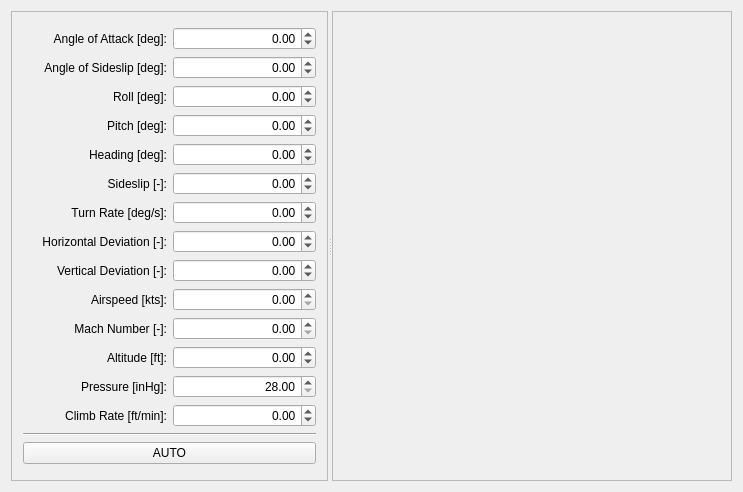
<?xml version="1.0" encoding="UTF-8"?>
<ui version="4.0">
 <class>MainWindow</class>
 <widget class="QMainWindow" name="MainWindow">
  <property name="geometry">
   <rect>
    <x>0</x>
    <y>0</y>
    <width>743</width>
    <height>492</height>
   </rect>
  </property>
  <property name="windowTitle">
   <string>QFlightInstruments Example</string>
  </property>
  <widget class="QWidget" name="centralWidget">
   <layout class="QGridLayout" name="gridLayout_5">
    <item row="0" column="0">
     <widget class="QSplitter" name="splitter">
      <property name="orientation">
       <enum>Qt::Horizontal</enum>
      </property>
      <widget class="QFrame" name="frame">
       <property name="sizePolicy">
        <sizepolicy hsizetype="Minimum" vsizetype="Preferred">
         <horstretch>0</horstretch>
         <verstretch>0</verstretch>
        </sizepolicy>
       </property>
       <property name="frameShape">
        <enum>QFrame::StyledPanel</enum>
       </property>
       <property name="frameShadow">
        <enum>QFrame::Raised</enum>
       </property>
       <layout class="QGridLayout" name="gridLayout_3">
        <item row="0" column="0">
         <layout class="QGridLayout" name="gridLayout">
          <item row="2" column="1">
           <widget class="QDoubleSpinBox" name="spinBoxRoll">
            <property name="alignment">
             <set>Qt::AlignRight|Qt::AlignTrailing|Qt::AlignVCenter</set>
            </property>
            <property name="minimum">
             <double>-180.000000000000000</double>
            </property>
            <property name="maximum">
             <double>180.000000000000000</double>
            </property>
           </widget>
          </item>
          <item row="10" column="1">
           <widget class="QDoubleSpinBox" name="spinBoxMach">
            <property name="alignment">
             <set>Qt::AlignRight|Qt::AlignTrailing|Qt::AlignVCenter</set>
            </property>
            <property name="maximum">
             <double>20.000000000000000</double>
            </property>
           </widget>
          </item>
          <item row="8" column="0">
           <widget class="QLabel" name="label_7">
            <property name="text">
             <string>Vertical Deviation [-]:</string>
            </property>
            <property name="alignment">
             <set>Qt::AlignRight|Qt::AlignTrailing|Qt::AlignVCenter</set>
            </property>
            <property name="buddy">
             <cstring>spinBoxDevV</cstring>
            </property>
           </widget>
          </item>
          <item row="9" column="0">
           <widget class="QLabel" name="label_8">
            <property name="text">
             <string>Airspeed [kts]:</string>
            </property>
            <property name="alignment">
             <set>Qt::AlignRight|Qt::AlignTrailing|Qt::AlignVCenter</set>
            </property>
            <property name="buddy">
             <cstring>spinBoxSpeed</cstring>
            </property>
           </widget>
          </item>
          <item row="5" column="1">
           <widget class="QDoubleSpinBox" name="spinBoxSlip">
            <property name="alignment">
             <set>Qt::AlignRight|Qt::AlignTrailing|Qt::AlignVCenter</set>
            </property>
            <property name="minimum">
             <double>-1.000000000000000</double>
            </property>
            <property name="maximum">
             <double>1.000000000000000</double>
            </property>
            <property name="singleStep">
             <double>0.050000000000000</double>
            </property>
           </widget>
          </item>
          <item row="14" column="0" colspan="2">
           <widget class="Line" name="line">
            <property name="orientation">
             <enum>Qt::Horizontal</enum>
            </property>
           </widget>
          </item>
          <item row="11" column="1">
           <widget class="QDoubleSpinBox" name="spinBoxAlt">
            <property name="alignment">
             <set>Qt::AlignRight|Qt::AlignTrailing|Qt::AlignVCenter</set>
            </property>
            <property name="minimum">
             <double>-1000.000000000000000</double>
            </property>
            <property name="maximum">
             <double>99999.000000000000000</double>
            </property>
            <property name="singleStep">
             <double>10.000000000000000</double>
            </property>
           </widget>
          </item>
          <item row="5" column="0">
           <widget class="QLabel" name="label_4">
            <property name="text">
             <string>Sideslip [-]:</string>
            </property>
            <property name="alignment">
             <set>Qt::AlignRight|Qt::AlignTrailing|Qt::AlignVCenter</set>
            </property>
            <property name="buddy">
             <cstring>spinBoxSlip</cstring>
            </property>
           </widget>
          </item>
          <item row="1" column="1">
           <widget class="QDoubleSpinBox" name="spinBoxBeta">
            <property name="alignment">
             <set>Qt::AlignRight|Qt::AlignTrailing|Qt::AlignVCenter</set>
            </property>
            <property name="minimum">
             <double>-15.000000000000000</double>
            </property>
            <property name="maximum">
             <double>15.000000000000000</double>
            </property>
           </widget>
          </item>
          <item row="9" column="1">
           <widget class="QDoubleSpinBox" name="spinBoxSpeed">
            <property name="alignment">
             <set>Qt::AlignRight|Qt::AlignTrailing|Qt::AlignVCenter</set>
            </property>
            <property name="maximum">
             <double>9999.000000000000000</double>
            </property>
           </widget>
          </item>
          <item row="13" column="0">
           <widget class="QLabel" name="label_10">
            <property name="text">
             <string>Climb Rate [ft/min]:</string>
            </property>
            <property name="alignment">
             <set>Qt::AlignRight|Qt::AlignTrailing|Qt::AlignVCenter</set>
            </property>
            <property name="buddy">
             <cstring>spinBoxClimb</cstring>
            </property>
           </widget>
          </item>
          <item row="0" column="1">
           <widget class="QDoubleSpinBox" name="spinBoxAlpha">
            <property name="alignment">
             <set>Qt::AlignRight|Qt::AlignTrailing|Qt::AlignVCenter</set>
            </property>
            <property name="minimum">
             <double>-20.000000000000000</double>
            </property>
            <property name="maximum">
             <double>20.000000000000000</double>
            </property>
           </widget>
          </item>
          <item row="11" column="0">
           <widget class="QLabel" name="label_9">
            <property name="text">
             <string>Altitude [ft]:</string>
            </property>
            <property name="alignment">
             <set>Qt::AlignRight|Qt::AlignTrailing|Qt::AlignVCenter</set>
            </property>
            <property name="buddy">
             <cstring>spinBoxAlt</cstring>
            </property>
           </widget>
          </item>
          <item row="12" column="1">
           <widget class="QDoubleSpinBox" name="spinBoxPress">
            <property name="alignment">
             <set>Qt::AlignRight|Qt::AlignTrailing|Qt::AlignVCenter</set>
            </property>
            <property name="minimum">
             <double>28.000000000000000</double>
            </property>
            <property name="maximum">
             <double>31.500000000000000</double>
            </property>
           </widget>
          </item>
          <item row="3" column="1">
           <widget class="QDoubleSpinBox" name="spinBoxPitch">
            <property name="alignment">
             <set>Qt::AlignRight|Qt::AlignTrailing|Qt::AlignVCenter</set>
            </property>
            <property name="minimum">
             <double>-90.000000000000000</double>
            </property>
            <property name="maximum">
             <double>90.000000000000000</double>
            </property>
           </widget>
          </item>
          <item row="6" column="1">
           <widget class="QDoubleSpinBox" name="spinBoxTurn">
            <property name="alignment">
             <set>Qt::AlignRight|Qt::AlignTrailing|Qt::AlignVCenter</set>
            </property>
            <property name="minimum">
             <double>-7.000000000000000</double>
            </property>
            <property name="maximum">
             <double>7.000000000000000</double>
            </property>
            <property name="singleStep">
             <double>0.100000000000000</double>
            </property>
           </widget>
          </item>
          <item row="4" column="0">
           <widget class="QLabel" name="label_3">
            <property name="text">
             <string>Heading [deg]:</string>
            </property>
            <property name="alignment">
             <set>Qt::AlignRight|Qt::AlignTrailing|Qt::AlignVCenter</set>
            </property>
            <property name="buddy">
             <cstring>spinBoxHead</cstring>
            </property>
           </widget>
          </item>
          <item row="13" column="1">
           <widget class="QDoubleSpinBox" name="spinBoxClimb">
            <property name="alignment">
             <set>Qt::AlignRight|Qt::AlignTrailing|Qt::AlignVCenter</set>
            </property>
            <property name="minimum">
             <double>-650.000000000000000</double>
            </property>
            <property name="maximum">
             <double>650.000000000000000</double>
            </property>
            <property name="singleStep">
             <double>5.000000000000000</double>
            </property>
           </widget>
          </item>
          <item row="1" column="0">
           <widget class="QLabel" name="label_14">
            <property name="text">
             <string>Angle of Sideslip [deg]:</string>
            </property>
            <property name="alignment">
             <set>Qt::AlignRight|Qt::AlignTrailing|Qt::AlignVCenter</set>
            </property>
           </widget>
          </item>
          <item row="8" column="1">
           <widget class="QDoubleSpinBox" name="spinBoxDevV">
            <property name="alignment">
             <set>Qt::AlignRight|Qt::AlignTrailing|Qt::AlignVCenter</set>
            </property>
            <property name="minimum">
             <double>-1.000000000000000</double>
            </property>
            <property name="maximum">
             <double>1.000000000000000</double>
            </property>
            <property name="singleStep">
             <double>0.050000000000000</double>
            </property>
           </widget>
          </item>
          <item row="3" column="0">
           <widget class="QLabel" name="label_2">
            <property name="text">
             <string>Pitch [deg]:</string>
            </property>
            <property name="alignment">
             <set>Qt::AlignRight|Qt::AlignTrailing|Qt::AlignVCenter</set>
            </property>
            <property name="buddy">
             <cstring>spinBoxPitch</cstring>
            </property>
           </widget>
          </item>
          <item row="4" column="1">
           <widget class="QDoubleSpinBox" name="spinBoxHead">
            <property name="alignment">
             <set>Qt::AlignRight|Qt::AlignTrailing|Qt::AlignVCenter</set>
            </property>
            <property name="minimum">
             <double>-360.000000000000000</double>
            </property>
            <property name="maximum">
             <double>360.000000000000000</double>
            </property>
           </widget>
          </item>
          <item row="15" column="0" colspan="2">
           <widget class="QPushButton" name="pushButtonAuto">
            <property name="text">
             <string>AUTO</string>
            </property>
            <property name="checkable">
             <bool>true</bool>
            </property>
           </widget>
          </item>
          <item row="0" column="0">
           <widget class="QLabel" name="label_13">
            <property name="text">
             <string>Angle of Attack [deg]:</string>
            </property>
            <property name="alignment">
             <set>Qt::AlignRight|Qt::AlignTrailing|Qt::AlignVCenter</set>
            </property>
           </widget>
          </item>
          <item row="10" column="0">
           <widget class="QLabel" name="label_11">
            <property name="text">
             <string>Mach Number [-]:</string>
            </property>
            <property name="alignment">
             <set>Qt::AlignRight|Qt::AlignTrailing|Qt::AlignVCenter</set>
            </property>
            <property name="buddy">
             <cstring>spinBoxMach</cstring>
            </property>
           </widget>
          </item>
          <item row="12" column="0">
           <widget class="QLabel" name="label_12">
            <property name="text">
             <string>Pressure [inHg]:</string>
            </property>
            <property name="alignment">
             <set>Qt::AlignRight|Qt::AlignTrailing|Qt::AlignVCenter</set>
            </property>
            <property name="buddy">
             <cstring>spinBoxPress</cstring>
            </property>
           </widget>
          </item>
          <item row="2" column="0">
           <widget class="QLabel" name="label">
            <property name="text">
             <string>Roll [deg]:</string>
            </property>
            <property name="alignment">
             <set>Qt::AlignRight|Qt::AlignTrailing|Qt::AlignVCenter</set>
            </property>
            <property name="buddy">
             <cstring>spinBoxRoll</cstring>
            </property>
           </widget>
          </item>
          <item row="7" column="0">
           <widget class="QLabel" name="label_6">
            <property name="text">
             <string>Horizontal Deviation [-]:</string>
            </property>
            <property name="alignment">
             <set>Qt::AlignRight|Qt::AlignTrailing|Qt::AlignVCenter</set>
            </property>
            <property name="buddy">
             <cstring>spinBoxDevH</cstring>
            </property>
           </widget>
          </item>
          <item row="6" column="0">
           <widget class="QLabel" name="label_5">
            <property name="text">
             <string>Turn Rate [deg/s]:</string>
            </property>
            <property name="alignment">
             <set>Qt::AlignRight|Qt::AlignTrailing|Qt::AlignVCenter</set>
            </property>
            <property name="buddy">
             <cstring>spinBoxTurn</cstring>
            </property>
           </widget>
          </item>
          <item row="7" column="1">
           <widget class="QDoubleSpinBox" name="spinBoxDevH">
            <property name="alignment">
             <set>Qt::AlignRight|Qt::AlignTrailing|Qt::AlignVCenter</set>
            </property>
            <property name="minimum">
             <double>-1.000000000000000</double>
            </property>
            <property name="maximum">
             <double>1.000000000000000</double>
            </property>
            <property name="singleStep">
             <double>0.050000000000000</double>
            </property>
           </widget>
          </item>
         </layout>
        </item>
       </layout>
      </widget>
      <widget class="QFrame" name="frame_2">
       <property name="minimumSize">
        <size>
         <width>400</width>
         <height>0</height>
        </size>
       </property>
       <property name="frameShape">
        <enum>QFrame::StyledPanel</enum>
       </property>
       <property name="frameShadow">
        <enum>QFrame::Raised</enum>
       </property>
       <layout class="QGridLayout" name="gridLayout_4">
        <item row="0" column="0">
         <layout class="QGridLayout" name="gridLayout_2">
          <item row="0" column="0">
           <widget class="WidgetPFD" name="widgetPFD" native="true">
            <property name="sizePolicy">
             <sizepolicy hsizetype="Preferred" vsizetype="Preferred">
              <horstretch>2</horstretch>
              <verstretch>0</verstretch>
             </sizepolicy>
            </property>
           </widget>
          </item>
         </layout>
        </item>
       </layout>
      </widget>
     </widget>
    </item>
   </layout>
  </widget>
 </widget>
 <layoutdefault spacing="6" margin="11"/>
 <customwidgets>
  <customwidget>
   <class>WidgetPFD</class>
   <extends>QWidget</extends>
   <header>WidgetPFD.h</header>
   <container>1</container>
  </customwidget>
 </customwidgets>
 <tabstops>
  <tabstop>spinBoxRoll</tabstop>
  <tabstop>spinBoxPitch</tabstop>
  <tabstop>spinBoxHead</tabstop>
  <tabstop>spinBoxSlip</tabstop>
  <tabstop>spinBoxTurn</tabstop>
  <tabstop>spinBoxDevH</tabstop>
  <tabstop>spinBoxDevV</tabstop>
  <tabstop>spinBoxSpeed</tabstop>
  <tabstop>spinBoxMach</tabstop>
  <tabstop>spinBoxAlt</tabstop>
  <tabstop>spinBoxPress</tabstop>
  <tabstop>spinBoxClimb</tabstop>
  <tabstop>pushButtonAuto</tabstop>
 </tabstops>
 <resources/>
 <connections/>
</ui>
